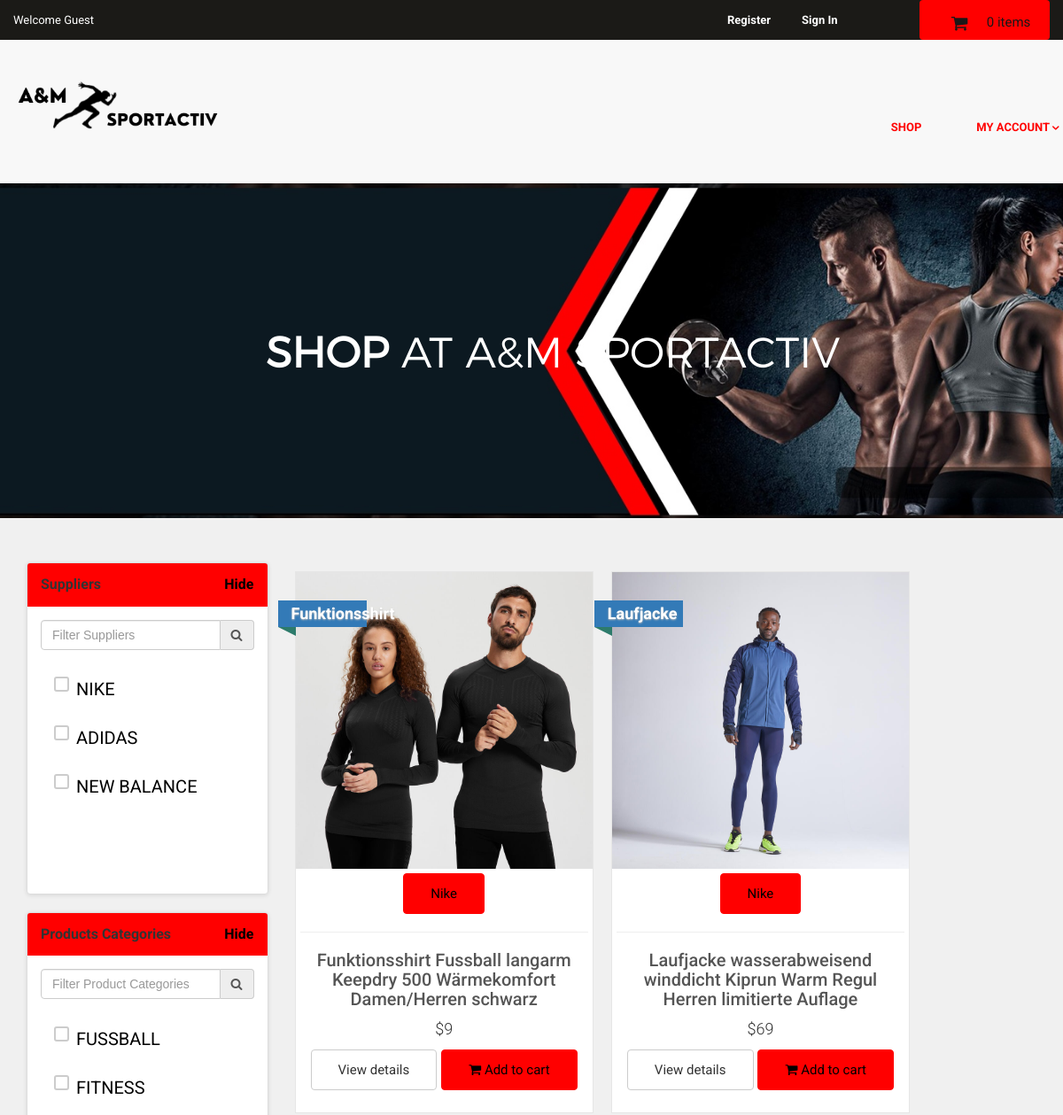
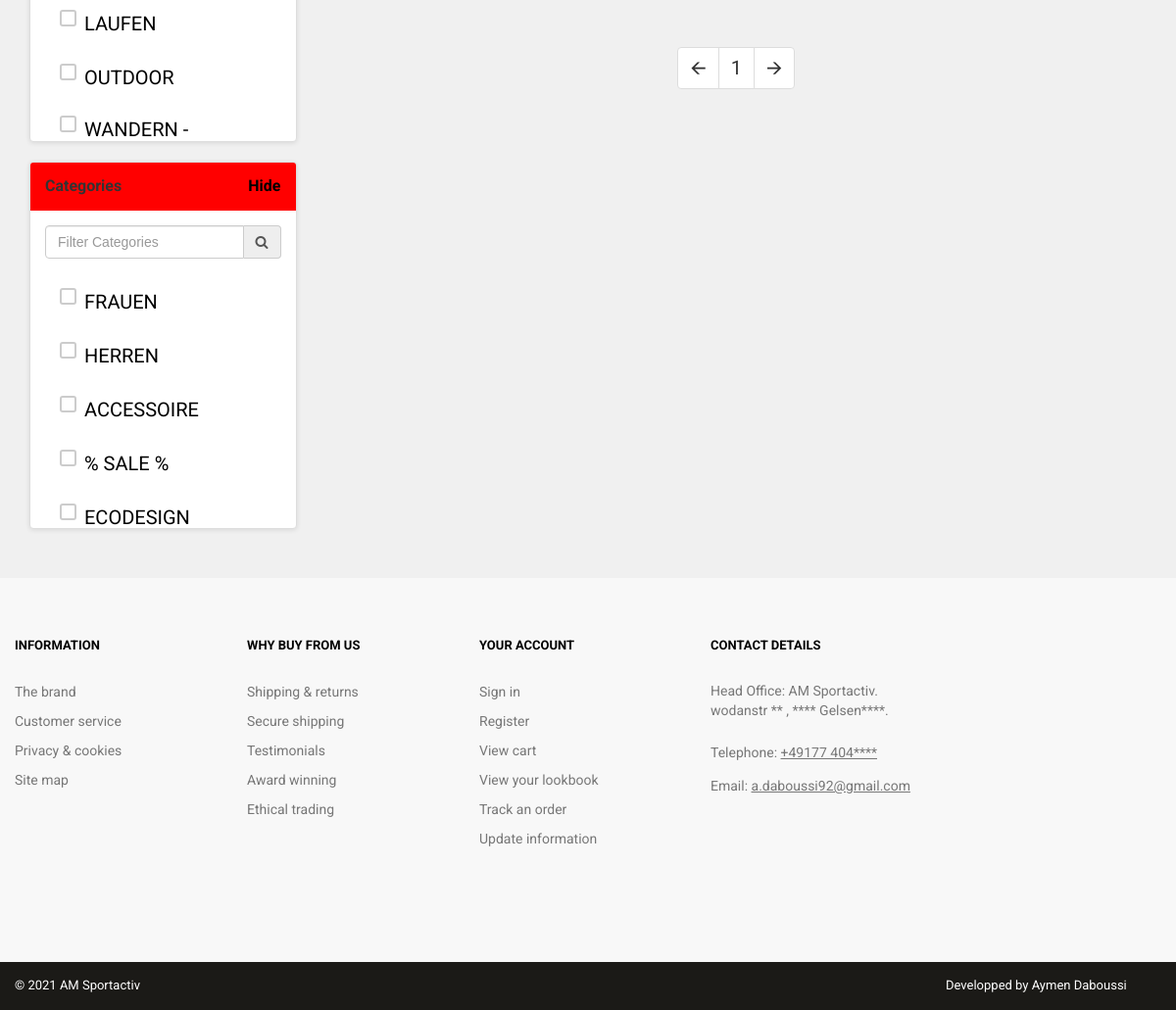
The page /shop.php on the database its author committed (2 pictures, top to bottom).
### tables this page shows
CREATE TABLE IF NOT EXISTS `manufacturers` (
  `manufacturer_id` int(11) NOT NULL AUTO_INCREMENT,
  `manufacturer_title` text NOT NULL,
  `manufacturer_top` text NOT NULL,
  `manufacturer_image` text NOT NULL,
  PRIMARY KEY (`manufacturer_id`) USING BTREE
);

CREATE TABLE IF NOT EXISTS `product_categories` (
  `p_cat_id` int(11) NOT NULL AUTO_INCREMENT,
  `p_cat_title` text NOT NULL,
  `p_cat_top` text NOT NULL,
  `p_cat_image` text NOT NULL,
  PRIMARY KEY (`p_cat_id`) USING BTREE
);

CREATE TABLE IF NOT EXISTS `categories` (
  `cat_id` int(11) NOT NULL AUTO_INCREMENT,
  `cat_title` text NOT NULL,
  `cat_top` text NOT NULL,
  `cat_image` text NOT NULL,
  PRIMARY KEY (`cat_id`) USING BTREE
);

CREATE TABLE IF NOT EXISTS `products` (
  `product_id` int(11) NOT NULL AUTO_INCREMENT,
  `p_cat_id` int(11) NOT NULL,
  `cat_id` int(11) NOT NULL,
  `manufacturer_id` int(11) NOT NULL,
  `date` timestamp NOT NULL DEFAULT CURRENT_TIMESTAMP ON UPDATE CURRENT_TIMESTAMP,
  `product_title` text NOT NULL,
  `product_url` text NOT NULL,
  `product_img1` text NOT NULL,
  `product_img2` text NOT NULL,
  `product_img3` text NOT NULL,
  `product_price` int(11) NOT NULL,
  `product_psp_price` int(11) NOT NULL,
  `product_desc` text NOT NULL,
  `product_keywords` text NOT NULL,
  `product_label` text NOT NULL,
  `status` varchar(255) NOT NULL,
  `product_features` varchar(255) NOT NULL,
  `product_video` text,
  PRIMARY KEY (`product_id`) USING BTREE
);

### functions/functions.php (the view, shortened to what this page needs)
<?php
$db = mysqli_connect("localhost","root","","AM-Sportactiv");
function getRealUserIp(){
    switch(true){
      default : return $_SERVER['REMOTE_ADDR'];
    }
 }
function items(){
global $db;
$ip_add = getRealUserIp();
$get_items = "select * from cart where ip_add='$ip_add'";
$run_items = mysqli_query($db,$get_items);
$count_items = mysqli_num_rows($run_items);
echo $count_items;
}
function getProducts(){
global $db;
$aWhere = array();
$per_page=4;
if(isset($_GET['page'])){
$page = $_GET['page'];
}else {
$page=1;
}
$start_from = ($page-1) * $per_page ;
$sLimit = " order by 1 DESC LIMIT $start_from,$per_page";
$sWhere = (count($aWhere)>0?' WHERE '.implode(' or ',$aWhere):'').$sLimit;
$get_products = "select * from products  ".$sWhere;
$run_products = mysqli_query($db,$get_products);
while($row_products=mysqli_fetch_array($run_products)){
$pro_title = $row_products['product_title'];
$pro_price = $row_products['product_price'];
$pro_img1 = $row_products['product_img1'];
$pro_label = $row_products['product_label'];
$manufacturer_id = $row_products['manufacturer_id'];
$get_manufacturer = "select * from manufacturers where manufacturer_id='$manufacturer_id'";
$run_manufacturer = mysqli_query($db,$get_manufacturer);
$row_manufacturer = mysqli_fetch_array($run_manufacturer);
$manufacturer_name = $row_manufacturer['manufacturer_title'];
$pro_psp_price = $row_products['product_psp_price'];
$pro_url = $row_products['product_url'];
if($pro_label == "Sale" or $pro_label == "Gift"){
$product_price = "<del> $$pro_price </del>";
$product_psp_price = "| $$pro_psp_price";
}
else{
$product_psp_price = "";
$product_price = "$$pro_price";
}
if($pro_label == ""){
}
else{
$product_label = "
<a class='label sale' href='#' style='color:black;'>
<div class='thelabel'>$pro_label</div>
<div class='label-background'> </div>
</a>
";
}
echo "
<div class='col-md-5 col-sm-8 center-responsive'>
<div class='product' >
<a href='$pro_url' >
<img src='admin_area/product_images/$pro_img1' class='img-responsive' >
</a>
<div class='text' >
<center>
<p class='btn btn-primary'> $manufacturer_name </p>
</center>
<hr>
<h3><a href='$pro_url' >$pro_title</a></h3>
<p class='price' > $product_price $product_psp_price </p>
<p class='buttons' >
<a href='$pro_url' class='btn btn-default' >View details</a>
<a href='$pro_url' class='btn btn-primary'>
<i class='fa fa-shopping-cart' data-price=$pro_price></i> Add to cart
</a>
</p>
</div>
$product_label
</div>
</div>
";
}
}
function getPaginator(){
$per_page = 6;
global $db;
$aWhere = array();
$aPath = '';
$sWhere = (count($aWhere)>0?' WHERE '.implode(' or ',$aWhere):'');
$query = "select * from products ".$sWhere;
$result = mysqli_query($db,$query);
$total_records = mysqli_num_rows($result);
$total_pages = ceil($total_records / $per_page);
echo "<li><a href='shop.php?page=1";
if(!empty($aPath)){ echo "&".$aPath; }
echo "' >".'🡨'."</a></li>";
for ($i=1; $i<=$total_pages; $i++){
echo "<li><a href='shop.php?page=".$i.(!empty($aPath)?'&'.$aPath:'')."' >".$i."</a></li>";
};
echo "<li><a href='shop.php?page=$total_pages";
if(!empty($aPath)){ echo "&".$aPath; }
echo "' >".'🡪'."</a></li>";
}
?>

### includes/header.php (shortened to what this page needs)
<!DOCTYPE html>
<html lang="en">
<head>
  <link href="styles/bootstrap.min.css" rel="stylesheet">
  <link href="styles/backend.css" rel="stylesheet">
  <link href="styles/style.css" rel="stylesheet">
  <link href="font-awesome/css/font-awesome.min.css" rel="stylesheet">

### includes/main.php (shortened to what this page needs)
</head>
<body>
  <header class="page-header">
    <div class="page-header__topline">
      <div class="container clearfix">
        <div class="currency">
          <a class="currency__change" href="customer/my_account.php?my_orders">
          <?php
          if(!isset($_SESSION['customer_email'])){
          echo "Welcome Guest";
          }
          else
          {
              echo "Welcome:  " . $_SESSION['customer_email'] . "";
            }
?>
          </a>
        </div>
        <div class="basket">
          <a href="cart.php" class="btn btn--basket">
            <i class="icon-basket"></i>
            <?php items(); ?> items
          </a>
        </div>
        <ul class="login">
<li class="login__item">
<?php
if(!isset($_SESSION['customer_email'])){
  echo '<a href="customer_register.php" class="login__link">Register</a>';
}
?>
</li>
<li class="login__item">
<?php
if(!isset($_SESSION['customer_email'])){
  echo '<a href="checkout.php" class="login__link">Sign In</a>';
}
  else
  {
      echo '<a href="logout.php" class="login__link">Log out</a>';
  }
?>
</li>
</ul>
      </div>
    </div>
    <div class="page-header__bottomline">
      <div class="container clearfix">
        <div class="logo">
          <a class="logo__link" href="index.php">
            <img class="logo__img" src="images/logo5.png" alt="logo" width="237" height="32">
          </a>
        </div>
        <nav class="main-nav">
            <li class="categories__item">
              <a class="categories__link categories__link--active" href="shop.php">
                Shop
              </a>
            </li>
          <li class="categories__item">
              <a class="categories__link" href="customer/my_account.php?my_orders">
                My Account
                <i class="icon-down-open-1"></i>
              </a>
            </li>
        </nav>
      </div>
    </div>
  </header>

### shop.php (shortened to what this page needs)
<?php
include("includes/db.php");
include("includes/header.php");
include("functions/functions.php");
include("includes/main.php");
?>
  <main>
    <div class="nero">
      <div class="nero__heading">
        <span class="nero__bold">shop</span> AT A&M Sportactiv
      </div>
    </div>
  </main>
<div id="content" >
<div class="container" >
<div class="col-md-12" >
</div>
<div class="col-md-3">
<?php include("includes/sidebar.php"); ?>
</div>
<div class="col-md-9" >
<?php getProducts(); ?>
</div>
<center>
<ul class="pagination" >
<?php getPaginator(); ?>
</ul>
</center>
</div>
</div>
<?php
include("includes/footer.php");
?>
</body>
</html>

### includes/sidebar.php (shortened to what this page needs)
<div class="panel panel-default sidebar-menu">
<div class="panel-heading">
<h3 class="panel-title">
Suppliers
<div class="pull-right">
<a href="#" style="color:black;">
<span class="nav-toggle hide-show">
Hide
</span>
</a>
</div>
</h3>
</div>
<div class="panel-collapse collapse-data">
<div class="panel-body">
<div class="input-group">
<input type="text" class="form-control" id="dev-table-filter" data-action="filter" data-filters="#dev-manufacturer" placeholder="Filter Suppliers">
<a class="input-group-addon"> <i class="fa fa-search"></i> </a>
</div>
</div>
<div class="panel-body scroll-menu">
<ul class="nav nav-pills nav-stacked category-menu" id="dev-manufacturer">
<?php
$get_manfacturer = "select * from manufacturers where manufacturer_top='no'";
$run_manfacturer = mysqli_query($con,$get_manfacturer);
while($row_manfacturer = mysqli_fetch_array($run_manfacturer)){
$manufacturer_id = $row_manfacturer['manufacturer_id'];
$manufacturer_title = $row_manfacturer['manufacturer_title'];
$manufacturer_image = $row_manfacturer['manufacturer_image'];
echo "
<li class='checkbox checkbox-primary'>
<a>
<label>
<input ";
echo " type='checkbox' value='$manufacturer_id' name='manufacturer' class='get_manufacturer'>
<span>
$manufacturer_image
$manufacturer_title
</span>
</label>
</a>
</li>
";
}
?>
</ul>
</div>
</div>
</div>
<div class="panel panel-default sidebar-menu">
<div class="panel-heading">
<h3 class="panel-title">
Products Categories
<div class="pull-right">
<a href="#" style="color:black;">
<span class="nav-toggle hide-show">
Hide
</span>
</a>
</div>
</h3>
</div>
<div class="panel-collapse collapse-data">
<div class="panel-body">
<div class="input-group">
<input type="text" class="form-control" id="dev-table-filter" data-action="filter" data-filters="#dev-p-cats" placeholder="Filter Product Categories">
<a class="input-group-addon"> <i class="fa fa-search"></i> </a>
</div>
</div>
<div class="panel-body scroll-menu">
<ul class="nav nav-pills nav-stacked category-menu" id="dev-p-cats">
<?php
$get_p_cats = "select * from product_categories where p_cat_top='no'";
$run_p_cats = mysqli_query($con,$get_p_cats);
while($row_p_cats = mysqli_fetch_array($run_p_cats)){
$p_cat_id = $row_p_cats['p_cat_id'];
$p_cat_title = $row_p_cats['p_cat_title'];
$p_cat_image = $row_p_cats['p_cat_image'];
echo "
<li class='checkbox checkbox-primary'>
<a>
<label>
<input ";
echo " type='checkbox' value='$p_cat_id' name='p_cat' class='get_p_cat' id='p_cat' >
<span>
$p_cat_image
$p_cat_title
</span>
</label>
</a>
</li>
";
}
?>
</ul>
</div>
</div>
</div>
<div class="panel panel-default sidebar-menu">
<div class="panel-heading">
<h3 class="panel-title">
Categories
<div class="pull-right">
<a href="#" style="color:black;">
<span class="nav-toggle hide-show">
Hide
</span>
</a>
</div>
</h3>
</div>
<div class="panel-collapse collapse-data">
<div class="panel-body">
<div class="input-group">
<input type="text" class="form-control" id="dev-table-filter" data-action="filter" data-filters="#dev-cats" placeholder="Filter Categories">
<a class="input-group-addon"> <i class="fa fa-search"> </i> </a>
</div>
</div>
<div class="panel-body scroll-menu">
<ul class="nav nav-pills nav-stacked category-menu" id="dev-cats">
<?php
$get_cat = "select * from categories where cat_top='no'";
$run_cat = mysqli_query($con,$get_cat);
while($row_cat = mysqli_fetch_array($run_cat)){
$cat_id = $row_cat['cat_id'];
$cat_title = $row_cat['cat_title'];
$cat_image = $row_cat['cat_image'];
echo "
<li class='checkbox checkbox-primary'>
<a>
<label>
<input ";
echo " type='checkbox' value='$cat_id' name='cat' class='get_cat' id='cat'>
<span>
$cat_image
$cat_title
</span>
</label>
</a>
</li>
";
}
?>
</ul>
</div>
</div>
</div>

### includes/footer.php (shortened to what this page needs)
<footer class="page-footer">
	<div class="footer-nav">
		<div class="container clearfix">
			<div class="footer-nav__col footer-nav__col--info">
				<div class="footer-nav__heading">Information</div>
				<ul class="footer-nav__list">
					<li class="footer-nav__item">
						<a href="#" class="footer-nav__link">The brand</a>
					</li>
					<li class="footer-nav__item">
						<a href="#" class="footer-nav__link">Customer service</a>
					</li>
					<li class="footer-nav__item">
						<a href="#" class="footer-nav__link">Privacy &amp; cookies</a>
					</li>
					<li class="footer-nav__item">
						<a href="#" class="footer-nav__link">Site map</a>
					</li>
				</ul>
			</div>
			<div class="footer-nav__col footer-nav__col--whybuy">
				<div class="footer-nav__heading">Why buy from us</div>
				<ul class="footer-nav__list">
					<li class="footer-nav__item">
						<a href="#" class="footer-nav__link">Shipping &amp; returns</a>
					</li>
					<li class="footer-nav__item">
						<a href="#" class="footer-nav__link">Secure shipping</a>
					</li>
					<li class="footer-nav__item">
						<a href="#" class="footer-nav__link">Testimonials</a>
					</li>
					<li class="footer-nav__item">
						<a href="#" class="footer-nav__link">Award winning</a>
					</li>
					<li class="footer-nav__item">
						<a href="#" class="footer-nav__link">Ethical trading</a>
					</li>
				</ul>
			</div>
			<div class="footer-nav__col footer-nav__col--account">
				<div class="footer-nav__heading">Your account</div>
				<ul class="footer-nav__list">
					<li class="footer-nav__item">
						<a href="#" class="footer-nav__link">Sign in</a>
					</li>
					<li class="footer-nav__item">
						<a href="#" class="footer-nav__link">Register</a>
					</li>
					<li class="footer-nav__item">
						<a href="#" class="footer-nav__link">View cart</a>
					</li>
					<li class="footer-nav__item">
						<a href="#" class="footer-nav__link">View your lookbook</a>
					</li>
					<li class="footer-nav__item">
						<a href="#" class="footer-nav__link">Track an order</a>
					</li>
					<li class="footer-nav__item">
						<a href="#" class="footer-nav__link">Update information</a>
					</li>
				</ul>
			</div>
			<div class="footer-nav__col footer-nav__col--contacts">
				<div class="footer-nav__heading">Contact details</div>
				<address class="address">
				Head Office: AM Sportactiv.<br>
				wodanstr ** , **** Gelsen****.
			</address>
				<div class="phone">
					Telephone:
					<a class="phone__number" href="tel:0123456789">+49177 404****</a>
				</div>
				<div class="email">
					Email:
					<a href="mailto:support@anything.com" class="email__addr">a.daboussi92@gmail.com</a>
				</div>
			</div>
		</div>
	</div>
	<div class="banners">
	</div>
	<div class="page-footer__subline">
		<div class="container clearfix">
			<div class="copyright">
				&copy; 2021 AM Sportactiv
			</div>
			<div class="designby">
				Developped by Aymen Daboussi
			</div>
		</div>
	</div>
</footer>

### styles/style.css (style rules this page uses)
body { font-family: "Roboto", Helvetica, Arial, sans-serif; font-size: 20px; line-height: 1.42857143; color: #333333; background-color: #f0f0f0; overflow-x: hidden; }
.logo { padding-bottom: 30px; }
.btn-primary { color:black; background-color:#FF0000; border-color:#FF0000; }
#content { padding:20px; }
#content .product { background:#fff; border: solid 1px #e6e6e6; box-sizing: border-box; margin-bottom: 10px; }
#content .product .text p.price { font-size:18px; text-align:center; font-weight:300; }
#content .product .text .buttons { clear:both; text-align:center; }
#content .product .text h3 { text-align:center; font-size:20px; }
#content .product .text h3 a { color:rgb(85, 85, 85); }
#content .product .text { padding:5px 5px 5px; }
#content .product .text .buttons .btn { margin-bottom:10px; }
#content .panel.sidebar-menu { box-sizing: border-box; box-shadow: 0 1px 5px rgba(0, 0, 0, 0.1); }
#content .panel.sidebar-menu ul.nav.category-menu { margin-bottom:20px; }
#content .panel.sidebar-menu ul.nav.category-menu li a { text-transform: uppercase; font-weight: bold; }
#content .panel.sidebar-menu h3 { padding: 5px 0; margin: 0; }
.nav.category-menu { margin-top:-21px; }
.scroll-menu { height:260px; overflow-y:scroll; }
.checkbox span { display:inline-block; vertical-align:middle; position:relative; padding-left:5px; }
.checkbox span::before { content: ""; display: inline-block; position:absolute; width:17px; height:17px; left: 0; margin-left: -20px; border: 2px solid #cccccc; border-radius:3px; background-color:#fff; transition:border 0.15s ease-in-out, color 0.15s ease-in-out; }
.checkbox span::after { display:inline-block; position:absolute; width:16px; height:16px; left:0; top:0; margin-left: -20px; padding-left:3px; padding-top:1px; font-size:11px; color:#555555; }
.label { text-decoration : none; position: absolute; top: 50px; padding-left:51px; z-index: 20; }
.label .thelabel { position: relative; width: 100px; padding: 6px 50px 6px 15px; margin: 40px 50px 10px -71px; color: #fff; font-size:18px; font-weight:bold; background-color: #337ab7; text-shadow: 0px 1px 2px #bbb ; }
.label .thelabel:before, .label .thelabel:after { content: ''; position: absolute; width:0; height:0; }
.label .thelabel:after { left: 0px; top: 100%; border-width : 5px 10px; border-style: solid; border-color: #2d7b6b #2d7b6b transparent transparent; }
.label.sale { top: 0; }

### rows shown on the page
manufacturers: manufacturer_title "NIKE"
manufacturers: manufacturer_title "ADIDAS"
manufacturers: manufacturer_title "NEW BALANCE"
product_categories: p_cat_title "FUSSBALL"
product_categories: p_cat_title "FITNESS"
product_categories: p_cat_title "LAUFEN"
product_categories: p_cat_title "OUTDOOR"
product_categories: p_cat_title "WANDERN -…"
categories: cat_title "FRAUEN"
categories: cat_title "HERREN"
categories: cat_title "ACCESSOIRE"
categories: cat_title "% SALE %"
categories: cat_title "ECODESIGN"
products: product_img1 (picture), manufacturer.manufacturer_title "Nike", product_title "Funktionsshirt Fussball langarm Keepdry 500 Wärmekomfort Damen/Herren schwarz", product_price "$9", product_label "Funktionsshirt"
products: product_img1 (picture), manufacturer.manufacturer_title "Nike", product_title "Laufjacke wasserabweisend winddicht Kiprun Warm Regul Herren limitierte Auflage", product_price "$69", product_label "Laufjacke"

### other values the page prints
$count_items "0"
